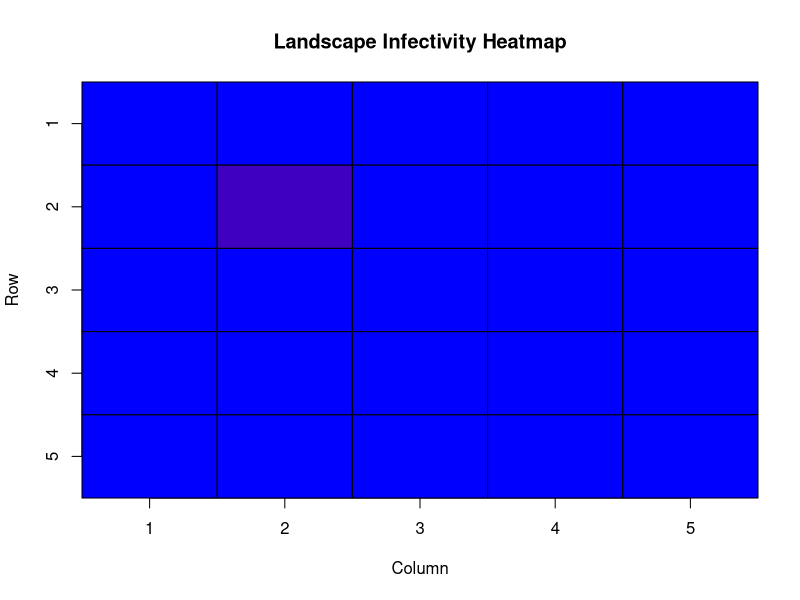
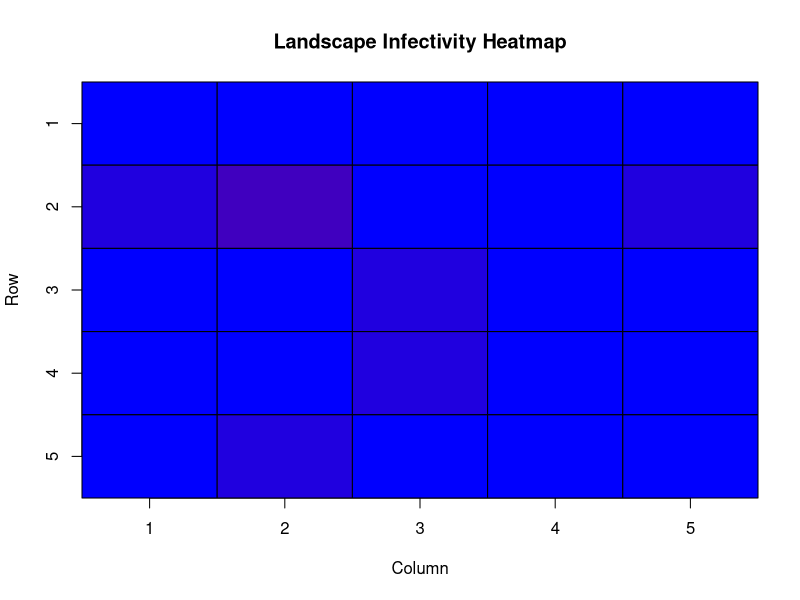
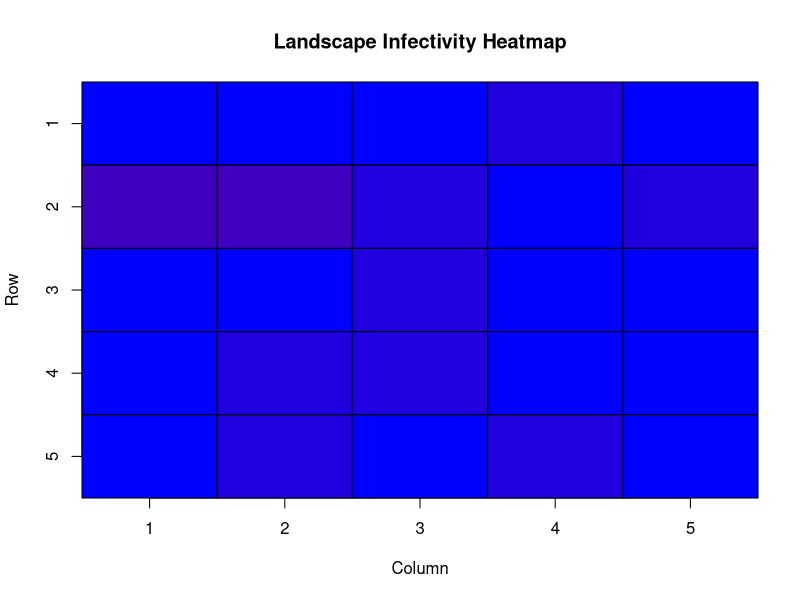
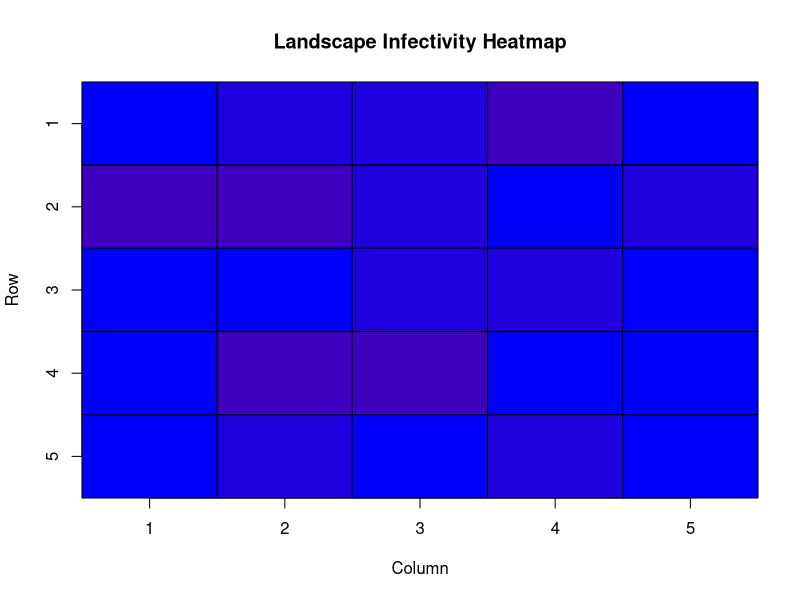
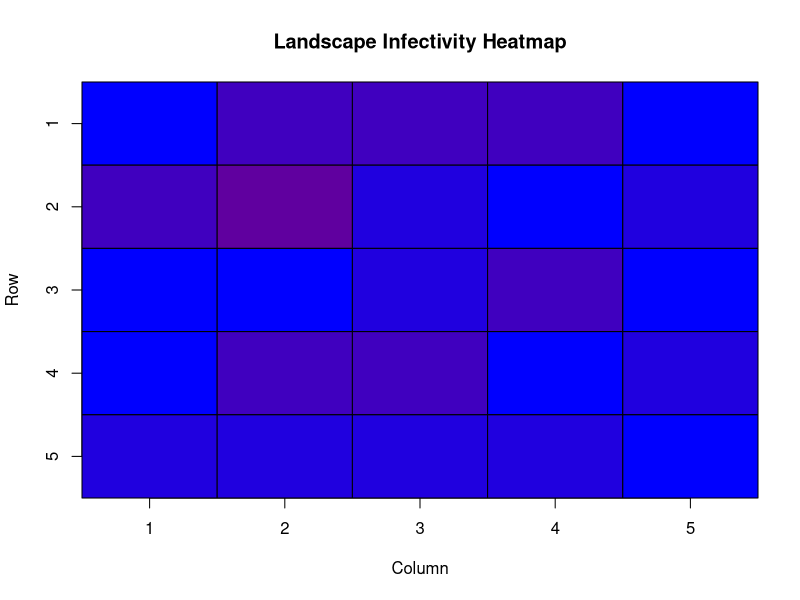
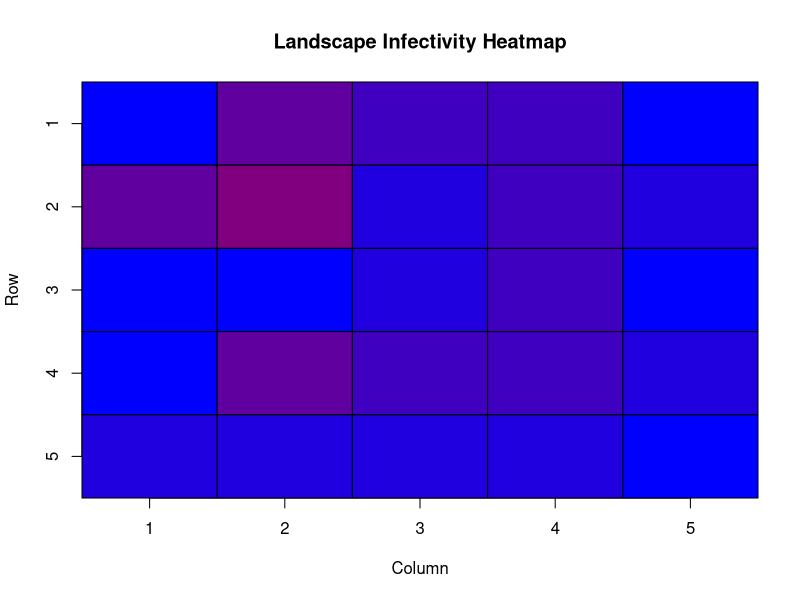
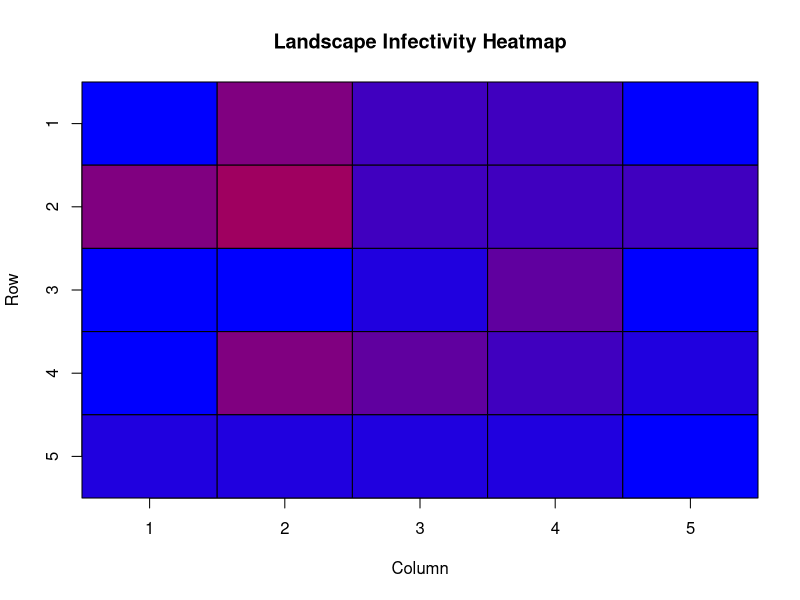
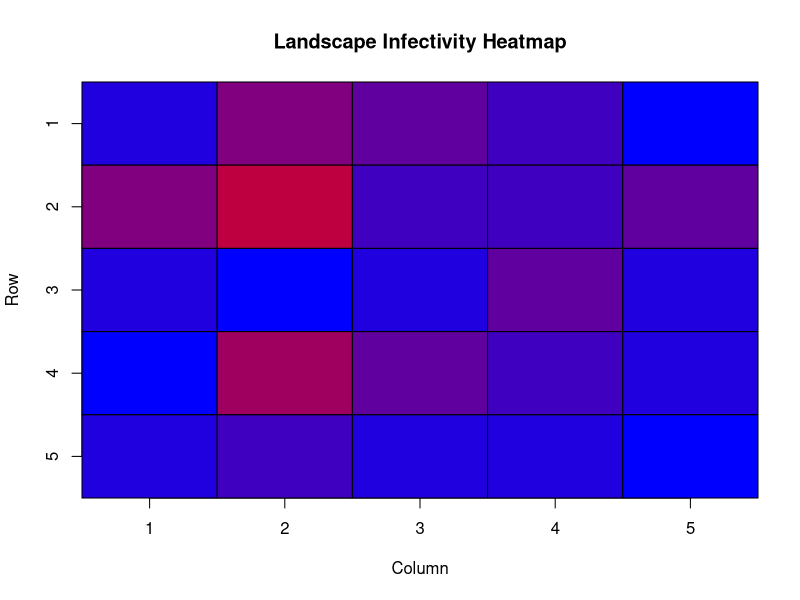

Write the R code that produced these figures, in order.
library(tidyverse)
library(plotrix)

#' initiates a landcape matrix of vectors of random 0's and 1's
#' @param nrow number of rows in matrix
#' @param ncol number of columns in matrix
#' @export
make_landscape_matrix <- function(nrow, ncol, binary=TRUE){
   if(!binary){
     matrix(sample(c(runif(2,0,1)), replace=TRUE, size=5*5), nrow=5)
   }
   else{
    matrix(sample(c(0,1), replace=TRUE, size=nrow*ncol), nrow=nrow)
  }
}

#' initiates an infection matrix of all 0's
#' @param nrow number of rows in matrix
#' @param ncol number of columns in matrix
#' @export
make_infection_matrix<-function(nrow,ncol){
   matrix(sample(c(0), replace=TRUE, size=nrow*ncol), nrow=nrow)
}
#' Helper function
#' want it to return a list of infected deer
#' @param data_frame holds data about deer
#' @export
get_infected_deer<-function(data_frame){
  # iterator for empty infected_inds array
  j<-1
  infected_inds<-rep()
  for(i in 1:nrow(data_frame)){
    if(data_frame[i,]$status == "I"){
      infected_inds[[j]]<-c(data_frame[i,]$id,
                            data_frame[i,]$xloc,
                            data_frame[i,]$yloc
                            )
      j<-j+1
    }
  }
  infected_inds
}

# TODO use the single parameter used in white's code for the location of the deer

#' Updates individual values within dataframe
#' @param data_frame holds data about deer
#' @param infection_matrix holds data about current infectivity levels of landscape
#' @param infectivity_threshold some amount of disease where infection automatically happens (definitely subject to change)
#' @export
update_infection_statuses<-function(data_frame, infection_matrix, infectivity_threshold){
  inf_inds<-get_infected_deer(data_frame)
  print(length(inf_inds))
  # TODO break this off into it's own function, maybe is_same_location
  for(i in 1:nrow(data_frame)){
    if(data_frame[i,]$status=="S"){
      if(is_cell_inf_val_above_threshold(infection_matrix[data_frame[i,]$xloc + data_frame[i,]$yloc],infectivity_threshold)){
        data_frame[i,]$status = "I"
      }
      else{
        for(j in 1:length(inf_inds)) {
          if(data_frame[i,]$xloc==inf_inds[[j]][2] & 
              data_frame[i,]$yloc==inf_inds[[j]][3] &
              !(data_frame[i,]$id==inf_inds[[j]][1])){
           data_frame[i,]$status = "I"
          }
        }
      }
    }
  }
  data_frame
}

# new function 
# check locations of each deer
# check_locations<-function(ind, data_frame){
#   for(i in data_frame)
# }

#' Helper function
#' Determines if current cell value is above acceptable "infection" threshold
#' @param cell_value current cell coordinate(s)
#' @param infection_matrix holds data about current infectivity levels of landscape
#' @param infectivity_threshold some amount of disease where infection automatically happens (definitely subject to change)
#' @export
is_cell_inf_val_above_threshold<-function(cell_value, infectivity_threshold){
  cell_value>=infectivity_threshold
}

#' Updates the matrix that holds infection levels for the landscape
#' @param data_frame holds data about deer
#' @param inf_matrix holds data about current infectivity levels of landscape
#' @export
update_infection_matrix<-function(inf_matrix, data_frame){
  for(i in 1:nrow(data_frame)){
    if(data_frame[i,]$status == "I")
      inf_matrix[data_frame[i,]$xloc, data_frame[i,]$yloc]<-inf_matrix[data_frame[i,]$xloc,data_frame[i,]$yloc] + 1
  }
  inf_matrix
}

#' Updates individual locations
#' @param data_frame holds data about deer
#' @export
move<-function(data_frame){
  for(i in 1:nrow(data_frame)){
    nbs<-get_neighbors(c(data_frame[i,]$xloc,data_frame[i,]$yloc), num_row, num_col)
    new_loc<-nbs[[round(runif(1,1,length(nbs)))]]
    data_frame[i,]$xloc<-new_loc[[1]]
    data_frame[i,]$yloc<-new_loc[[2]]
  }
  data_frame
}

#' initiates a data frame of deer
#' @param n.initial # deer
#' @param dim dimension of a vector for random assignment of location
#' @param nI # infected individuals to start
#' @export
make_deer <- function(n.initial,dim, nI){
  id<-1:n.initial
  xloc<-round(runif(n.initial, min=1, max=dim))
  yloc<-round(runif(n.initial, min=1, max=dim))
  # vec<-Cmatrix(yloc,xloc,dim)
  I<-sample(1:n.initial, nI)
  status<-rep("S", times=n.initial)
  status[I]<-"I"
  inds <- data.frame(id = id, xloc=xloc, yloc=yloc, status=status, stringsAsFactors=FALSE) 
  inds
}

#' Helper function
#' returns neighborhood of cells as a list of vectors
#' @param loc current coordinates of individual
#' @param nrow # of rows in landscape matrix
#' @param ncol # columns in landscape matrix
#' @export
get_neighbors<-function(loc, nrow, ncol){
  # list iterator
  k=1
  l<-list()
  # check if either x,y element of loc is greater than
  # the dimension of the landscape matrix
  for(i in -1:1){
    for(j in -1:1){
      # case 1 on left or right edge of matrix
      if(!(loc[1]+i < 1 | loc[1]+i > nrow) & !(loc[2]+j < 1 | loc[2]+j > ncol)){
        l[[k]] <- c(loc[1] + i, loc[2] + j)
        k<-k+1
      }
    }
  }
  l
}
# Main simulation
# TODO make main simulation loop, using functional? (lapply)
check_inds_locs<-function(ind, data_frame){
  for(i in 1:nrow(data_frame)){
    if(is_same_location(ind, data_frame[i,]) & is_not_same_id(ind, data_frame[i,])){
      
    }
  }
}

#helper function is location the same
is_same_location<-function(ind1, ind2){
  (ind1$xloc == ind1$yloc) & (ind1$yloc == ind2$yloc)
}

#helper checks if two ids are the same
is_not_same_id<-function(ind1, ind2){
  !(ind1$id == ind2$id)
}

# CONSTANTS
# TODO look into making these changeable by a user in an x11() window?
num_row=5
infectivity_threshold=2
num_col=5
landscape<-make_landscape_matrix(5,5, FALSE) 
infection_matrix<-make_infection_matrix(5,5)
deer<-make_deer(8,num_row,1)
deer
inf_ind<-get_infected_deer(deer)
for(i in 1:10){
  deer<-update_infection_statuses(deer, infection_matrix, infectivity_threshold)
  infection_matrix<-update_infection_matrix(infection_matrix, deer)
  print(infection_matrix )
  deer<-move(deer)
  print(deer)
  # add a column with the extreme values (-1,1) to calculate
  # the colors, then drop the extra column in the result
  
  # code for movement map
  # matplot(deer$xloc, deer$yloc, type=,pch=1)
  # code for "heatmap"
  cellcol<-color.scale(cbind(infection_matrix,
                             c(8, rep(1,4))), c(0,1), 0, c(1,0))[,1:5]
  color2D.matplot(infection_matrix,cellcolors=cellcol,
                  main="Landscape Infectivity Heatmap")
  # do the legend call separately to get the full range
  color.legend(0,-4,10,-3,legend=c(0,1,2,3,4,5,6,7,8,9,10),
               rect.col=color.scale(c(0:8),c(0,1),0,c(1,0)),align="rb")
  
  Sys.sleep(2)
}
color.scale